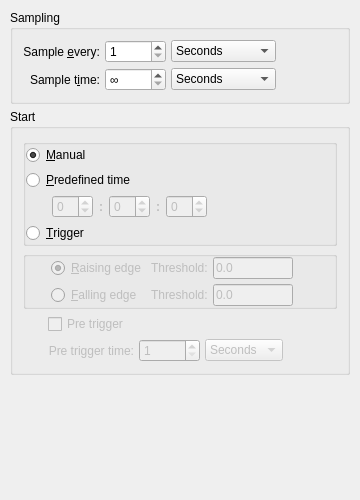
<?xml version="1.0" encoding="UTF-8"?>
<ui version="4.0">
 <class>UIRecorderPrefs</class>
 <widget class="SettingsPage" name="UIRecorderPrefs">
  <property name="geometry">
   <rect>
    <x>0</x>
    <y>0</y>
    <width>360</width>
    <height>500</height>
   </rect>
  </property>
  <layout class="QVBoxLayout">
   <property name="spacing">
    <number>5</number>
   </property>
   <property name="leftMargin">
    <number>10</number>
   </property>
   <property name="topMargin">
    <number>10</number>
   </property>
   <property name="rightMargin">
    <number>10</number>
   </property>
   <property name="bottomMargin">
    <number>10</number>
   </property>
   <item>
    <widget class="QGroupBox" name="ButtonGroup1">
     <property name="title">
      <string>Sampling</string>
     </property>
     <layout class="QGridLayout">
      <property name="leftMargin">
       <number>10</number>
      </property>
      <property name="topMargin">
       <number>10</number>
      </property>
      <property name="rightMargin">
       <number>10</number>
      </property>
      <property name="bottomMargin">
       <number>10</number>
      </property>
      <property name="spacing">
       <number>5</number>
      </property>
      <item row="0" column="0">
       <widget class="QLabel" name="sampLabel">
        <property name="text">
         <string>Sample &amp;every:</string>
        </property>
        <property name="alignment">
         <set>Qt::AlignRight|Qt::AlignTrailing|Qt::AlignVCenter</set>
        </property>
        <property name="wordWrap">
         <bool>false</bool>
        </property>
        <property name="buddy">
         <cstring>sampleEvery</cstring>
        </property>
       </widget>
      </item>
      <item row="0" column="2">
       <widget class="QComboBox" name="ui_sampleUnit">
        <property name="whatsThis">
         <string>Unit for sampling period.</string>
        </property>
        <property name="currentIndex">
         <number>1</number>
        </property>
        <item>
         <property name="text">
          <string>1/10 Seconds</string>
         </property>
        </item>
        <item>
         <property name="text">
          <string>Seconds</string>
         </property>
        </item>
        <item>
         <property name="text">
          <string>Minutes</string>
         </property>
        </item>
        <item>
         <property name="text">
          <string>Hours</string>
         </property>
        </item>
        <item>
         <property name="text">
          <string>Days</string>
         </property>
        </item>
       </widget>
      </item>
      <item row="0" column="3">
       <spacer name="Spacer9">
        <property name="orientation">
         <enum>Qt::Horizontal</enum>
        </property>
        <property name="sizeType">
         <enum>QSizePolicy::Expanding</enum>
        </property>
        <property name="sizeHint" stdset="0">
         <size>
          <width>20</width>
          <height>20</height>
         </size>
        </property>
       </spacer>
      </item>
      <item row="1" column="0">
       <widget class="QLabel" name="sampLabel_2">
        <property name="text">
         <string>Sample t&amp;ime:</string>
        </property>
        <property name="alignment">
         <set>Qt::AlignRight|Qt::AlignTrailing|Qt::AlignVCenter</set>
        </property>
        <property name="wordWrap">
         <bool>false</bool>
        </property>
        <property name="buddy">
         <cstring>sampleTime</cstring>
        </property>
       </widget>
      </item>
      <item row="1" column="2">
       <widget class="QComboBox" name="timeUnit">
        <property name="whatsThis">
         <string>Unit for maximum sampling time.</string>
        </property>
        <item>
         <property name="text">
          <string>Seconds</string>
         </property>
        </item>
        <item>
         <property name="text">
          <string>Minutes</string>
         </property>
        </item>
        <item>
         <property name="text">
          <string>Hours</string>
         </property>
        </item>
        <item>
         <property name="text">
          <string>Days</string>
         </property>
        </item>
       </widget>
      </item>
      <item row="0" column="1">
       <widget class="QSpinBox" name="sampleEvery">
        <property name="whatsThis">
         <string>Specify the sampling period. See unit to the right.</string>
        </property>
        <property name="minimum">
         <number>1</number>
        </property>
        <property name="maximum">
         <number>99999</number>
        </property>
        <property name="value">
         <number>1</number>
        </property>
       </widget>
      </item>
      <item row="1" column="1">
       <widget class="QSpinBox" name="sampleTime">
        <property name="whatsThis">
         <string>Maximum sampling time. When this time expires, the recorder is stopped automatically.</string>
        </property>
        <property name="specialValueText">
         <string>∞</string>
        </property>
        <property name="minimum">
         <number>0</number>
        </property>
        <property name="maximum">
         <number>99999</number>
        </property>
        <property name="value">
         <number>0</number>
        </property>
       </widget>
      </item>
     </layout>
    </widget>
   </item>
   <item>
    <widget class="QGroupBox" name="GroupBox1">
     <property name="title">
      <string>Start</string>
     </property>
     <layout class="QVBoxLayout">
      <property name="spacing">
       <number>5</number>
      </property>
      <property name="leftMargin">
       <number>10</number>
      </property>
      <property name="topMargin">
       <number>10</number>
      </property>
      <property name="rightMargin">
       <number>10</number>
      </property>
      <property name="bottomMargin">
       <number>10</number>
      </property>
      <item>
       <widget class="QGroupBox" name="ButtonGroup32">
        <property name="title">
         <string/>
        </property>
        <layout class="QVBoxLayout">
         <property name="spacing">
          <number>5</number>
         </property>
         <property name="leftMargin">
          <number>0</number>
         </property>
         <property name="topMargin">
          <number>0</number>
         </property>
         <property name="rightMargin">
          <number>0</number>
         </property>
         <property name="bottomMargin">
          <number>0</number>
         </property>
         <item>
          <layout class="QHBoxLayout">
           <property name="spacing">
            <number>5</number>
           </property>
           <property name="leftMargin">
            <number>0</number>
           </property>
           <property name="topMargin">
            <number>0</number>
           </property>
           <property name="rightMargin">
            <number>0</number>
           </property>
           <property name="bottomMargin">
            <number>0</number>
           </property>
           <item>
            <widget class="QRadioButton" name="manualBut">
             <property name="whatsThis">
              <string>Select this entry if you want to manually start the transient recorder. Use the &lt;b&gt;Start&lt;/b&gt; and &lt;b&gt;Stop&lt;/b&gt; buttons in the main window to start/stop sampling.</string>
             </property>
             <property name="text">
              <string>&amp;Manual</string>
             </property>
             <property name="checked">
              <bool>true</bool>
             </property>
            </widget>
           </item>
           <item>
            <spacer name="Spacer7_2">
             <property name="orientation">
              <enum>Qt::Horizontal</enum>
             </property>
             <property name="sizeType">
              <enum>QSizePolicy::Expanding</enum>
             </property>
             <property name="sizeHint" stdset="0">
              <size>
               <width>20</width>
               <height>20</height>
              </size>
             </property>
            </spacer>
           </item>
          </layout>
         </item>
         <item>
          <layout class="QHBoxLayout">
           <property name="spacing">
            <number>5</number>
           </property>
           <property name="leftMargin">
            <number>0</number>
           </property>
           <property name="topMargin">
            <number>0</number>
           </property>
           <property name="rightMargin">
            <number>0</number>
           </property>
           <property name="bottomMargin">
            <number>0</number>
           </property>
           <item>
            <widget class="QRadioButton" name="predefinedBut">
             <property name="whatsThis">
              <string>Select this entry if you want the transient recorder to be started at a predefined time.</string>
             </property>
             <property name="text">
              <string>&amp;Predefined time</string>
             </property>
            </widget>
           </item>
           <item>
            <spacer name="Spacer8_2">
             <property name="orientation">
              <enum>Qt::Horizontal</enum>
             </property>
             <property name="sizeType">
              <enum>QSizePolicy::Expanding</enum>
             </property>
             <property name="sizeHint" stdset="0">
              <size>
               <width>20</width>
               <height>20</height>
              </size>
             </property>
            </spacer>
           </item>
          </layout>
         </item>
         <item>
          <layout class="QHBoxLayout">
           <property name="spacing">
            <number>5</number>
           </property>
           <property name="leftMargin">
            <number>0</number>
           </property>
           <property name="topMargin">
            <number>0</number>
           </property>
           <property name="rightMargin">
            <number>0</number>
           </property>
           <property name="bottomMargin">
            <number>0</number>
           </property>
           <item>
            <layout class="QHBoxLayout">
             <property name="spacing">
              <number>6</number>
             </property>
             <property name="leftMargin">
              <number>0</number>
             </property>
             <property name="topMargin">
              <number>0</number>
             </property>
             <property name="rightMargin">
              <number>0</number>
             </property>
             <property name="bottomMargin">
              <number>0</number>
             </property>
             <item>
              <widget class="QLabel" name="TextLabel5">
               <property name="sizePolicy">
                <sizepolicy hsizetype="Fixed" vsizetype="Minimum">
                 <horstretch>0</horstretch>
                 <verstretch>0</verstretch>
                </sizepolicy>
               </property>
               <property name="minimumSize">
                <size>
                 <width>20</width>
                 <height>0</height>
                </size>
               </property>
               <property name="wordWrap">
                <bool>false</bool>
               </property>
              </widget>
             </item>
             <item>
              <layout class="QHBoxLayout">
               <property name="spacing">
                <number>6</number>
               </property>
               <property name="leftMargin">
                <number>0</number>
               </property>
               <property name="topMargin">
                <number>0</number>
               </property>
               <property name="rightMargin">
                <number>0</number>
               </property>
               <property name="bottomMargin">
                <number>0</number>
               </property>
               <item>
                <widget class="QSpinBox" name="hour">
                 <property name="enabled">
                  <bool>false</bool>
                 </property>
                 <property name="whatsThis">
                  <string>Hour of start time.</string>
                 </property>
                 <property name="wrapping">
                  <bool>true</bool>
                 </property>
                 <property name="maximum">
                  <number>23</number>
                 </property>
                </widget>
               </item>
               <item>
                <widget class="QLabel" name="TextLabel3">
                 <property name="enabled">
                  <bool>false</bool>
                 </property>
                 <property name="font">
                  <font>
                   <bold>true</bold>
                  </font>
                 </property>
                 <property name="text">
                  <string>:</string>
                 </property>
                 <property name="alignment">
                  <set>Qt::AlignCenter</set>
                 </property>
                 <property name="wordWrap">
                  <bool>false</bool>
                 </property>
                </widget>
               </item>
               <item>
                <widget class="QSpinBox" name="minute">
                 <property name="enabled">
                  <bool>false</bool>
                 </property>
                 <property name="whatsThis">
                  <string>Minutes of start time.</string>
                 </property>
                 <property name="wrapping">
                  <bool>true</bool>
                 </property>
                 <property name="maximum">
                  <number>59</number>
                 </property>
                </widget>
               </item>
               <item>
                <widget class="QLabel" name="TextLabel4">
                 <property name="enabled">
                  <bool>false</bool>
                 </property>
                 <property name="font">
                  <font>
                   <bold>true</bold>
                  </font>
                 </property>
                 <property name="text">
                  <string>:</string>
                 </property>
                 <property name="alignment">
                  <set>Qt::AlignCenter</set>
                 </property>
                 <property name="wordWrap">
                  <bool>false</bool>
                 </property>
                </widget>
               </item>
               <item>
                <widget class="QSpinBox" name="second">
                 <property name="enabled">
                  <bool>false</bool>
                 </property>
                 <property name="whatsThis">
                  <string>Seconds of start time.</string>
                 </property>
                 <property name="wrapping">
                  <bool>true</bool>
                 </property>
                 <property name="maximum">
                  <number>59</number>
                 </property>
                </widget>
               </item>
              </layout>
             </item>
            </layout>
           </item>
           <item>
            <spacer name="Spacer2_2">
             <property name="orientation">
              <enum>Qt::Horizontal</enum>
             </property>
             <property name="sizeType">
              <enum>QSizePolicy::Expanding</enum>
             </property>
             <property name="sizeHint" stdset="0">
              <size>
               <width>20</width>
               <height>20</height>
              </size>
             </property>
            </spacer>
           </item>
          </layout>
         </item>
         <item>
          <layout class="QHBoxLayout">
           <property name="spacing">
            <number>5</number>
           </property>
           <property name="leftMargin">
            <number>0</number>
           </property>
           <property name="topMargin">
            <number>0</number>
           </property>
           <property name="rightMargin">
            <number>0</number>
           </property>
           <property name="bottomMargin">
            <number>0</number>
           </property>
           <item>
            <widget class="QRadioButton" name="triggerBut">
             <property name="whatsThis">
              <string>Select this entry if you want to automatically trigger the sampling. &lt;p&gt;
You have two choices:
&lt;ul&gt;
&lt;li&gt;&lt;b&gt;Raising edge:&lt;/b&gt; Sampling is started when the measured value gets bigger than the given threshold.&lt;/li&gt;
&lt;li&gt;&lt;b&gt;Falling edge:&lt;/b&gt; Sampling is started when the measured value gets lower than the given threshold.&lt;/li&gt;
&lt;/ul&gt;</string>
             </property>
             <property name="text">
              <string>&amp;Trigger</string>
             </property>
            </widget>
           </item>
           <item>
            <spacer name="Spacer9_2">
             <property name="orientation">
              <enum>Qt::Horizontal</enum>
             </property>
             <property name="sizeType">
              <enum>QSizePolicy::Expanding</enum>
             </property>
             <property name="sizeHint" stdset="0">
              <size>
               <width>20</width>
               <height>20</height>
              </size>
             </property>
            </spacer>
           </item>
          </layout>
         </item>
        </layout>
       </widget>
      </item>
      <item>
       <widget class="QGroupBox" name="ButtonGroup13">
        <property name="title">
         <string/>
        </property>
        <layout class="QVBoxLayout">
         <property name="spacing">
          <number>0</number>
         </property>
         <property name="leftMargin">
          <number>0</number>
         </property>
         <property name="topMargin">
          <number>0</number>
         </property>
         <property name="rightMargin">
          <number>0</number>
         </property>
         <property name="bottomMargin">
          <number>0</number>
         </property>
         <item>
          <layout class="QGridLayout">
           <property name="leftMargin">
            <number>0</number>
           </property>
           <property name="topMargin">
            <number>0</number>
           </property>
           <property name="rightMargin">
            <number>0</number>
           </property>
           <property name="bottomMargin">
            <number>0</number>
           </property>
           <property name="spacing">
            <number>5</number>
           </property>
           <item row="0" column="3">
            <spacer name="Spacer3">
             <property name="orientation">
              <enum>Qt::Horizontal</enum>
             </property>
             <property name="sizeType">
              <enum>QSizePolicy::Expanding</enum>
             </property>
             <property name="sizeHint" stdset="0">
              <size>
               <width>20</width>
               <height>20</height>
              </size>
             </property>
            </spacer>
           </item>
           <item row="1" column="2">
            <widget class="QLineEdit" name="ui_fallingThreshold">
             <property name="enabled">
              <bool>false</bool>
             </property>
             <property name="maximumSize">
              <size>
               <width>80</width>
               <height>32767</height>
              </size>
             </property>
             <property name="whatsThis">
              <string>Threshold for falling edge.&lt;p&gt;
You can enter your values with a suffix like m, u, n, p, k, M, G, T&lt;br&gt;Example:&lt;br&gt;
10k - 10000&lt;br&gt;100m - 0.1</string>
             </property>
             <property name="text">
              <string>0.0</string>
             </property>
             <property name="maxLength">
              <number>12</number>
             </property>
            </widget>
           </item>
           <item row="1" column="3">
            <spacer name="Spacer4_2">
             <property name="orientation">
              <enum>Qt::Horizontal</enum>
             </property>
             <property name="sizeType">
              <enum>QSizePolicy::Expanding</enum>
             </property>
             <property name="sizeHint" stdset="0">
              <size>
               <width>20</width>
               <height>20</height>
              </size>
             </property>
            </spacer>
           </item>
           <item row="0" column="2">
            <widget class="QLineEdit" name="ui_raisingThreshold">
             <property name="enabled">
              <bool>false</bool>
             </property>
             <property name="maximumSize">
              <size>
               <width>80</width>
               <height>32767</height>
              </size>
             </property>
             <property name="whatsThis">
              <string>Threshold for raising edge.&lt;p&gt;
You can enter your values with a suffix like m, u, n, p, k, M, G, T&lt;br&gt;Example:&lt;br&gt;
10k - 10000&lt;br&gt;100m - 0.1</string>
             </property>
             <property name="text">
              <string>0.0</string>
             </property>
             <property name="maxLength">
              <number>12</number>
             </property>
            </widget>
           </item>
           <item row="0" column="1">
            <widget class="QLabel" name="TextLabel7">
             <property name="enabled">
              <bool>false</bool>
             </property>
             <property name="text">
              <string>Threshold:</string>
             </property>
             <property name="wordWrap">
              <bool>false</bool>
             </property>
            </widget>
           </item>
           <item row="1" column="1">
            <widget class="QLabel" name="TextLabel8">
             <property name="enabled">
              <bool>false</bool>
             </property>
             <property name="text">
              <string>Threshold:</string>
             </property>
             <property name="wordWrap">
              <bool>false</bool>
             </property>
            </widget>
           </item>
           <item row="0" column="0">
            <layout class="QHBoxLayout">
             <property name="spacing">
              <number>5</number>
             </property>
             <property name="leftMargin">
              <number>0</number>
             </property>
             <property name="topMargin">
              <number>0</number>
             </property>
             <property name="rightMargin">
              <number>0</number>
             </property>
             <property name="bottomMargin">
              <number>0</number>
             </property>
             <item>
              <widget class="QLabel" name="TextLabel6">
               <property name="sizePolicy">
                <sizepolicy hsizetype="Fixed" vsizetype="Minimum">
                 <horstretch>0</horstretch>
                 <verstretch>0</verstretch>
                </sizepolicy>
               </property>
               <property name="minimumSize">
                <size>
                 <width>20</width>
                 <height>0</height>
                </size>
               </property>
               <property name="wordWrap">
                <bool>false</bool>
               </property>
              </widget>
             </item>
             <item>
              <widget class="QRadioButton" name="raisingBut">
               <property name="enabled">
                <bool>false</bool>
               </property>
               <property name="whatsThis">
                <string>Trigger sampling on raising edge.</string>
               </property>
               <property name="text">
                <string>&amp;Raising edge</string>
               </property>
               <property name="checked">
                <bool>true</bool>
               </property>
              </widget>
             </item>
            </layout>
           </item>
           <item row="1" column="0">
            <layout class="QHBoxLayout">
             <property name="spacing">
              <number>5</number>
             </property>
             <property name="leftMargin">
              <number>0</number>
             </property>
             <property name="topMargin">
              <number>0</number>
             </property>
             <property name="rightMargin">
              <number>0</number>
             </property>
             <property name="bottomMargin">
              <number>0</number>
             </property>
             <item>
              <widget class="QLabel" name="TextLabel6_2">
               <property name="sizePolicy">
                <sizepolicy hsizetype="Fixed" vsizetype="Minimum">
                 <horstretch>0</horstretch>
                 <verstretch>0</verstretch>
                </sizepolicy>
               </property>
               <property name="minimumSize">
                <size>
                 <width>20</width>
                 <height>0</height>
                </size>
               </property>
               <property name="wordWrap">
                <bool>false</bool>
               </property>
              </widget>
             </item>
             <item>
              <widget class="QRadioButton" name="fallingBut">
               <property name="enabled">
                <bool>false</bool>
               </property>
               <property name="whatsThis">
                <string>Trigger sampling on falling edge.</string>
               </property>
               <property name="text">
                <string>&amp;Falling edge</string>
               </property>
              </widget>
             </item>
            </layout>
           </item>
          </layout>
         </item>
        </layout>
       </widget>
      </item>
      <item>
       <layout class="QGridLayout">
        <property name="leftMargin">
         <number>0</number>
        </property>
        <property name="topMargin">
         <number>0</number>
        </property>
        <property name="rightMargin">
         <number>0</number>
        </property>
        <property name="bottomMargin">
         <number>0</number>
        </property>
        <property name="spacing">
         <number>5</number>
        </property>
        <item row="0" column="1">
         <widget class="QCheckBox" name="ui_preTrigger">
          <property name="enabled">
           <bool>false</bool>
          </property>
          <property name="text">
           <string>Pre trigger</string>
          </property>
         </widget>
        </item>
        <item row="1" column="4">
         <spacer name="Spacer9_3">
          <property name="orientation">
           <enum>Qt::Horizontal</enum>
          </property>
          <property name="sizeType">
           <enum>QSizePolicy::Expanding</enum>
          </property>
          <property name="sizeHint" stdset="0">
           <size>
            <width>20</width>
            <height>20</height>
           </size>
          </property>
         </spacer>
        </item>
        <item row="1" column="2">
         <widget class="QSpinBox" name="ui_preTriggerTime">
          <property name="enabled">
           <bool>false</bool>
          </property>
          <property name="whatsThis">
           <string>Maximum sampling time. When this time expires, the recorder is stopped automatically.</string>
          </property>
          <property name="minimum">
           <number>1</number>
          </property>
          <property name="maximum">
           <number>99999</number>
          </property>
          <property name="value">
           <number>1</number>
          </property>
         </widget>
        </item>
        <item row="1" column="3">
         <widget class="QComboBox" name="ui_preTriggerUnit">
          <property name="enabled">
           <bool>false</bool>
          </property>
          <property name="whatsThis">
           <string>Unit for maximum sampling time.</string>
          </property>
          <item>
           <property name="text">
            <string>Seconds</string>
           </property>
          </item>
          <item>
           <property name="text">
            <string>Minutes</string>
           </property>
          </item>
          <item>
           <property name="text">
            <string>Hours</string>
           </property>
          </item>
          <item>
           <property name="text">
            <string>Days</string>
           </property>
          </item>
         </widget>
        </item>
        <item row="1" column="0">
         <widget class="QLabel" name="TextLabel6_2_2_2">
          <property name="sizePolicy">
           <sizepolicy hsizetype="Fixed" vsizetype="Minimum">
            <horstretch>0</horstretch>
            <verstretch>0</verstretch>
           </sizepolicy>
          </property>
          <property name="minimumSize">
           <size>
            <width>20</width>
            <height>0</height>
           </size>
          </property>
          <property name="wordWrap">
           <bool>false</bool>
          </property>
         </widget>
        </item>
        <item row="0" column="0">
         <widget class="QLabel" name="TextLabel6_2_2">
          <property name="sizePolicy">
           <sizepolicy hsizetype="Fixed" vsizetype="Minimum">
            <horstretch>0</horstretch>
            <verstretch>0</verstretch>
           </sizepolicy>
          </property>
          <property name="minimumSize">
           <size>
            <width>20</width>
            <height>0</height>
           </size>
          </property>
          <property name="wordWrap">
           <bool>false</bool>
          </property>
         </widget>
        </item>
        <item row="0" column="2" colspan="3">
         <spacer name="Spacer10">
          <property name="orientation">
           <enum>Qt::Horizontal</enum>
          </property>
          <property name="sizeType">
           <enum>QSizePolicy::Expanding</enum>
          </property>
          <property name="sizeHint" stdset="0">
           <size>
            <width>20</width>
            <height>20</height>
           </size>
          </property>
         </spacer>
        </item>
        <item row="1" column="1">
         <widget class="QLabel" name="sampLabel_2_2">
          <property name="enabled">
           <bool>false</bool>
          </property>
          <property name="text">
           <string>Pre trigger time:</string>
          </property>
          <property name="alignment">
           <set>Qt::AlignRight|Qt::AlignTrailing|Qt::AlignVCenter</set>
          </property>
          <property name="wordWrap">
           <bool>false</bool>
          </property>
          <property name="buddy">
           <cstring>sampleTime</cstring>
          </property>
         </widget>
        </item>
       </layout>
      </item>
     </layout>
    </widget>
   </item>
   <item>
    <spacer name="Spacer1_2">
     <property name="orientation">
      <enum>Qt::Vertical</enum>
     </property>
     <property name="sizeType">
      <enum>QSizePolicy::Expanding</enum>
     </property>
     <property name="sizeHint" stdset="0">
      <size>
       <width>20</width>
       <height>20</height>
      </size>
     </property>
    </spacer>
   </item>
  </layout>
 </widget>
 <customwidgets>
  <customwidget>
   <class>SettingsPage</class>
   <extends>QWidget</extends>
   <header>ui/settings/settingspage.h</header>
   <container>1</container>
  </customwidget>
 </customwidgets>
 <tabstops>
  <tabstop>sampleEvery</tabstop>
  <tabstop>ui_sampleUnit</tabstop>
  <tabstop>sampleTime</tabstop>
  <tabstop>timeUnit</tabstop>
  <tabstop>manualBut</tabstop>
  <tabstop>predefinedBut</tabstop>
  <tabstop>hour</tabstop>
  <tabstop>minute</tabstop>
  <tabstop>second</tabstop>
  <tabstop>triggerBut</tabstop>
  <tabstop>raisingBut</tabstop>
  <tabstop>ui_raisingThreshold</tabstop>
  <tabstop>fallingBut</tabstop>
  <tabstop>ui_fallingThreshold</tabstop>
 </tabstops>
 <includes>
  <include location="global">ui/settings/settingspage.h</include>
 </includes>
 <resources/>
 <connections>
  <connection>
   <sender>predefinedBut</sender>
   <signal>toggled(bool)</signal>
   <receiver>hour</receiver>
   <slot>setEnabled(bool)</slot>
   <hints>
    <hint type="sourcelabel">
     <x>20</x>
     <y>20</y>
    </hint>
    <hint type="destinationlabel">
     <x>20</x>
     <y>20</y>
    </hint>
   </hints>
  </connection>
  <connection>
   <sender>predefinedBut</sender>
   <signal>toggled(bool)</signal>
   <receiver>TextLabel3</receiver>
   <slot>setEnabled(bool)</slot>
   <hints>
    <hint type="sourcelabel">
     <x>20</x>
     <y>20</y>
    </hint>
    <hint type="destinationlabel">
     <x>20</x>
     <y>20</y>
    </hint>
   </hints>
  </connection>
  <connection>
   <sender>predefinedBut</sender>
   <signal>toggled(bool)</signal>
   <receiver>minute</receiver>
   <slot>setEnabled(bool)</slot>
   <hints>
    <hint type="sourcelabel">
     <x>20</x>
     <y>20</y>
    </hint>
    <hint type="destinationlabel">
     <x>20</x>
     <y>20</y>
    </hint>
   </hints>
  </connection>
  <connection>
   <sender>predefinedBut</sender>
   <signal>toggled(bool)</signal>
   <receiver>second</receiver>
   <slot>setEnabled(bool)</slot>
   <hints>
    <hint type="sourcelabel">
     <x>20</x>
     <y>20</y>
    </hint>
    <hint type="destinationlabel">
     <x>20</x>
     <y>20</y>
    </hint>
   </hints>
  </connection>
  <connection>
   <sender>predefinedBut</sender>
   <signal>toggled(bool)</signal>
   <receiver>TextLabel4</receiver>
   <slot>setEnabled(bool)</slot>
   <hints>
    <hint type="sourcelabel">
     <x>20</x>
     <y>20</y>
    </hint>
    <hint type="destinationlabel">
     <x>20</x>
     <y>20</y>
    </hint>
   </hints>
  </connection>
  <connection>
   <sender>triggerBut</sender>
   <signal>toggled(bool)</signal>
   <receiver>raisingBut</receiver>
   <slot>setEnabled(bool)</slot>
   <hints>
    <hint type="sourcelabel">
     <x>20</x>
     <y>20</y>
    </hint>
    <hint type="destinationlabel">
     <x>20</x>
     <y>20</y>
    </hint>
   </hints>
  </connection>
  <connection>
   <sender>triggerBut</sender>
   <signal>toggled(bool)</signal>
   <receiver>fallingBut</receiver>
   <slot>setEnabled(bool)</slot>
   <hints>
    <hint type="sourcelabel">
     <x>20</x>
     <y>20</y>
    </hint>
    <hint type="destinationlabel">
     <x>20</x>
     <y>20</y>
    </hint>
   </hints>
  </connection>
  <connection>
   <sender>triggerBut</sender>
   <signal>toggled(bool)</signal>
   <receiver>TextLabel7</receiver>
   <slot>setEnabled(bool)</slot>
   <hints>
    <hint type="sourcelabel">
     <x>20</x>
     <y>20</y>
    </hint>
    <hint type="destinationlabel">
     <x>20</x>
     <y>20</y>
    </hint>
   </hints>
  </connection>
  <connection>
   <sender>triggerBut</sender>
   <signal>toggled(bool)</signal>
   <receiver>TextLabel8</receiver>
   <slot>setEnabled(bool)</slot>
   <hints>
    <hint type="sourcelabel">
     <x>20</x>
     <y>20</y>
    </hint>
    <hint type="destinationlabel">
     <x>20</x>
     <y>20</y>
    </hint>
   </hints>
  </connection>
  <connection>
   <sender>triggerBut</sender>
   <signal>toggled(bool)</signal>
   <receiver>ui_raisingThreshold</receiver>
   <slot>setEnabled(bool)</slot>
   <hints>
    <hint type="sourcelabel">
     <x>20</x>
     <y>20</y>
    </hint>
    <hint type="destinationlabel">
     <x>20</x>
     <y>20</y>
    </hint>
   </hints>
  </connection>
  <connection>
   <sender>triggerBut</sender>
   <signal>toggled(bool)</signal>
   <receiver>ui_fallingThreshold</receiver>
   <slot>setEnabled(bool)</slot>
   <hints>
    <hint type="sourcelabel">
     <x>20</x>
     <y>20</y>
    </hint>
    <hint type="destinationlabel">
     <x>20</x>
     <y>20</y>
    </hint>
   </hints>
  </connection>
  <connection>
   <sender>raisingBut</sender>
   <signal>toggled(bool)</signal>
   <receiver>TextLabel7</receiver>
   <slot>setEnabled(bool)</slot>
   <hints>
    <hint type="sourcelabel">
     <x>20</x>
     <y>20</y>
    </hint>
    <hint type="destinationlabel">
     <x>20</x>
     <y>20</y>
    </hint>
   </hints>
  </connection>
  <connection>
   <sender>raisingBut</sender>
   <signal>toggled(bool)</signal>
   <receiver>ui_raisingThreshold</receiver>
   <slot>setEnabled(bool)</slot>
   <hints>
    <hint type="sourcelabel">
     <x>20</x>
     <y>20</y>
    </hint>
    <hint type="destinationlabel">
     <x>20</x>
     <y>20</y>
    </hint>
   </hints>
  </connection>
  <connection>
   <sender>raisingBut</sender>
   <signal>toggled(bool)</signal>
   <receiver>TextLabel8</receiver>
   <slot>setDisabled(bool)</slot>
   <hints>
    <hint type="sourcelabel">
     <x>20</x>
     <y>20</y>
    </hint>
    <hint type="destinationlabel">
     <x>20</x>
     <y>20</y>
    </hint>
   </hints>
  </connection>
  <connection>
   <sender>raisingBut</sender>
   <signal>toggled(bool)</signal>
   <receiver>ui_fallingThreshold</receiver>
   <slot>setDisabled(bool)</slot>
   <hints>
    <hint type="sourcelabel">
     <x>20</x>
     <y>20</y>
    </hint>
    <hint type="destinationlabel">
     <x>20</x>
     <y>20</y>
    </hint>
   </hints>
  </connection>
 </connections>
</ui>
